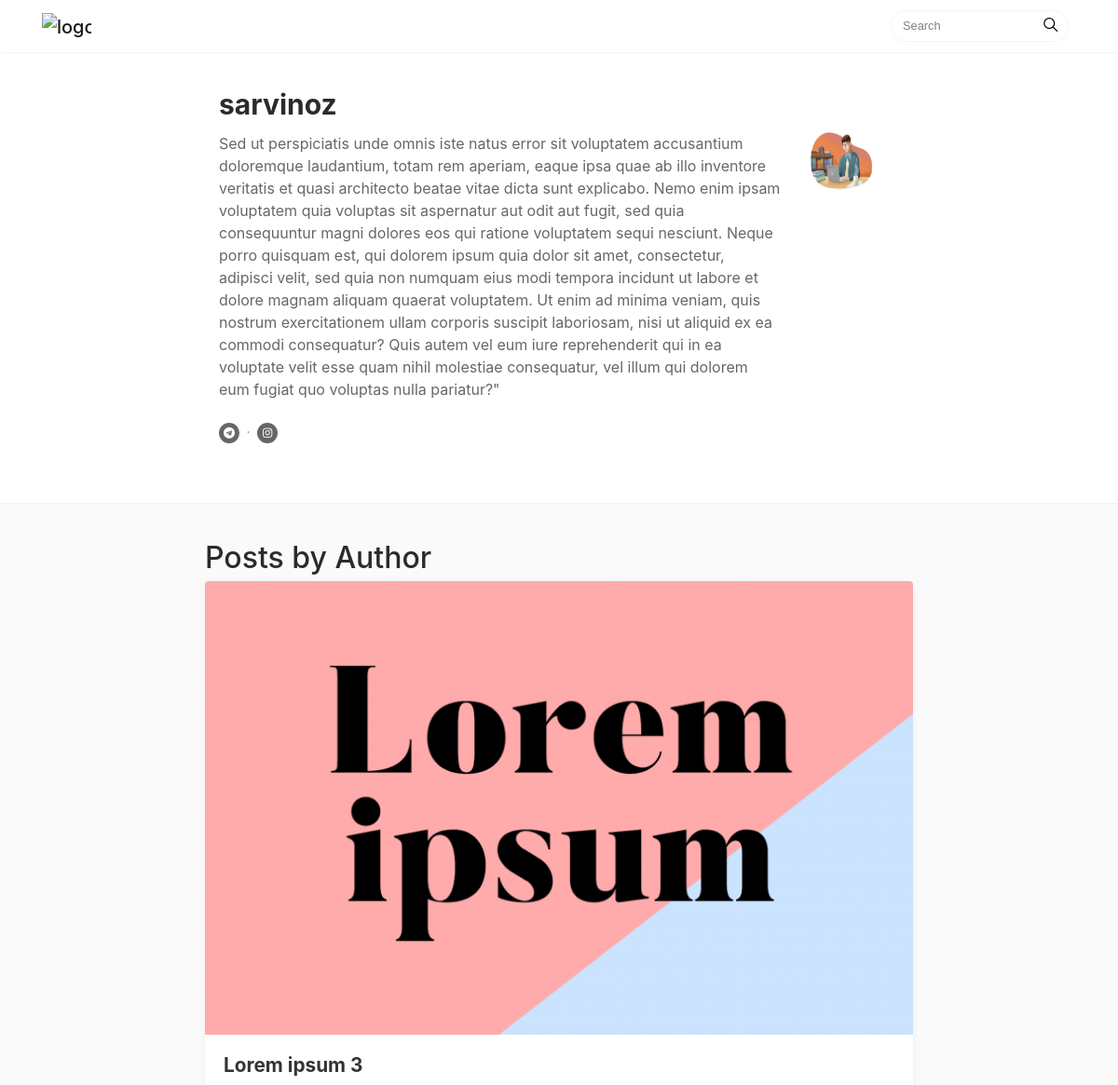
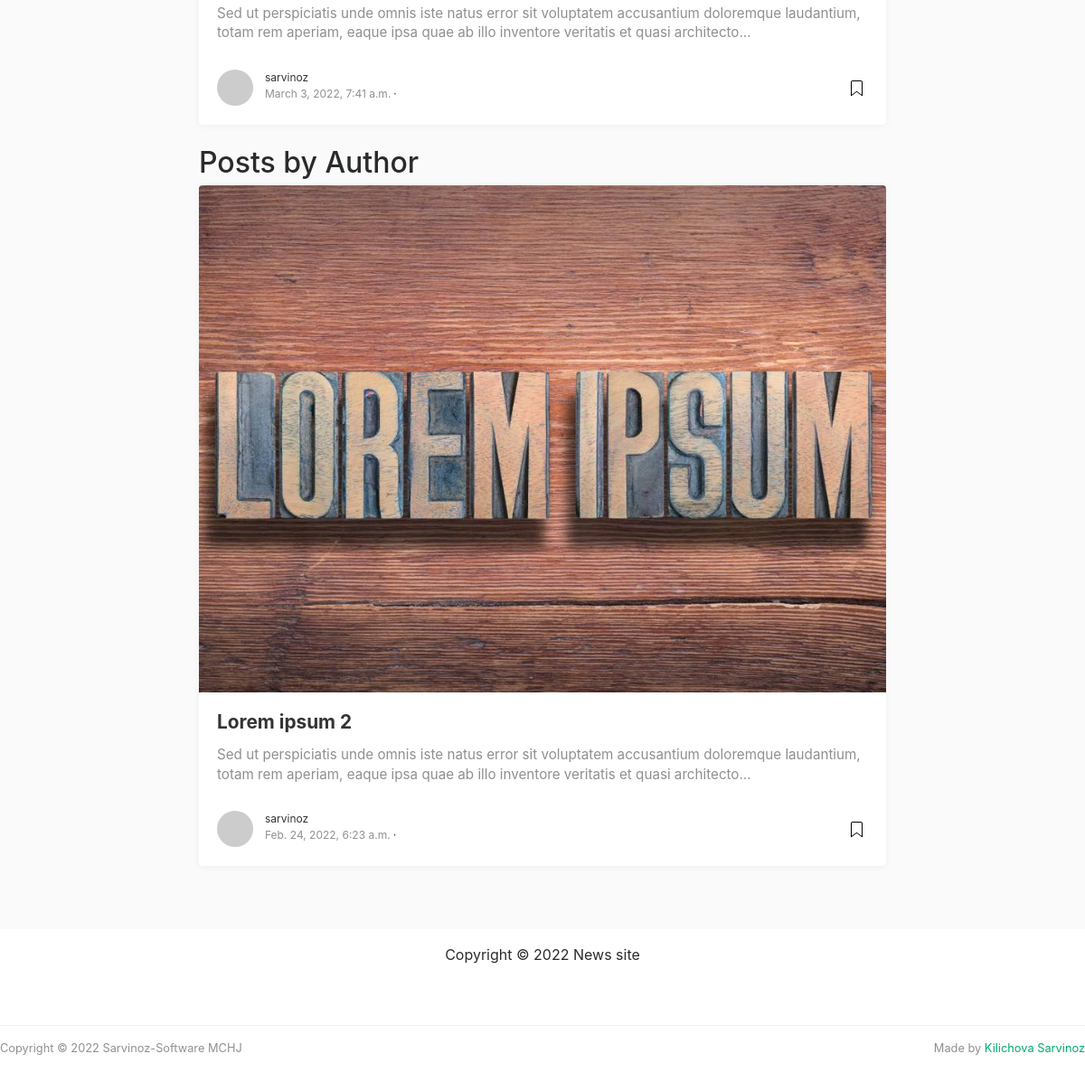
Page /author/sarvinoz/ on the committed database (2 pictures, top to bottom).
### App/models.py (models this page shows, shortened)
class user_profile(models.Model):
  slug =   models.SlugField(max_length=200, unique=True, default=0)
  user = models.OneToOneField(User, null=True, on_delete=models.CASCADE)
  bio = models.TextField()
  picture = models.ImageField(upload_to='images/users', null=True, verbose_name="")
  status = models.IntegerField(default=0)
  def __str__(self):
    return str(self.user)

class Post(models.Model):
  title =  models.CharField(max_length=200, unique=True)
  slug =   models.SlugField(max_length=200, unique=True)
  author = models.ForeignKey(user_profile, null=True,  on_delete=models.CASCADE, related_name='post')
  created_on = models.DateTimeField(auto_now_add=True)
  updated_on = models.DateTimeField(auto_now=True)
  content = models.TextField()
  image= models.ImageField(upload_to='images/', null=True, verbose_name="")
  count = models.IntegerField(default=0)
  status = models.IntegerField(choices=STATUS, default=0)
  class Meta:
    ordering = ['-count']
    ordering = ['-created_on']

### App/views.py (the view)
# urls.py: path('author/<slug:slug>/', views.AuthorView.as_view(), name="author"),
class AuthorView(generic.DetailView):
    model = user_profile
    def get_context_data(self, **kwargs):
      context = super(AuthorView, self).get_context_data(**kwargs)
      return context
    template_name = 'author.html'

### App/templates/author.html (shortened to what this page needs)
{% extends 'base.html' %}
{% block content %}
{% load static %}
<div class="container">
	<div class="row">
		<div class="col-md-2"></div>
		<div class="col-md-8 col-md-offset-2">
			<div class="mainheading">
				<div class="row post-top-meta authorpage">
					<div class="col-md-10 col-xs-12">
						<h1>{{ object.user }}</h1>
						<span class="author-description">{{ object.bio }}</span>
						<div class="sociallinks"><a  target="_blank" href="https://t.me/sarvinoz_kilichova"><i class="fa fa-telegram"></i></a> <span class="dot"></span> <a target="_blank" href="https://instagram.com/kilichova_sarvinoz"><i class="fa fa-instagram"></i></a></div>
					</div>
					<div class="col-md-2 col-xs-12">
						<img class="author-thumb" src="{% static object.picture %}" alt="Sal">
					</div>
				</div>
			</div>
		</div>
	</div>
</div>
<div class="graybg authorpage">
	<div class="container">
		<div class="listrecent listrelated">
			{% for post in user_profile.post.all %}
				<div class="authorpostbox">
					<h2>Posts by Author </h2>
					<div class="card">
						<a href="{% url 'post_detail' post.slug  %}">
						<img class="img-fluid img-thumb" src="{% static post.image %}" alt="">
						</a>
						<div class="card-block">
							<h2 class="card-title"><a href="{% url 'post_detail' post.slug  %}">{{ post.title }}</a></h2>
							<h4 class="card-text">{{post.content|slice:":180"}}...</h4>
							<div class="metafooter">
								<div class="wrapfooter">
									<span class="meta-footer-thumb">
										<a href="#"><img class="author-thumb" src="https://www.gravatar.com/avatar/e56154546cf4be74e393c62d1ae9f9d4?s=250&amp;d=mm&amp;r=x" alt="Sal"></a>
									</span>
									<span class="author-meta">
									<span class="post-name"><a href="#">{{ post.author }}</a></span><br/>
									<span class="post-date">{{ post.created_on}}</span><span class="dot"></span>
									</span>
									<span class="post-read-more"><a href="{% url 'post_detail' post.slug  %}" title="Read Story"></a></span>
								</div>
							</div>
						</div>
					</div>
				</div>
			{% endfor %}
		</div>
	</div>
</div>
{% endblock content %}

### static/css/mediumish.css (style rules this page uses)
body { padding-top:5rem; }
.mainheading { padding:1rem 0rem; }
a { color:#00ab6b; }
a,a:hover { transition:all 0.2s; }
.listfeaturedtag h2.card-title,.listrecent h2.card-title { font-size:1.3rem; font-weight:700; line-height: 1.25; }
.listfeaturedtag h2.card-title a,.listrecent h2.card-title a { color:rgba(0,0,0,.8); }
.listfeaturedtag h4.card-text,.listrecent h4.card-text { color:rgba(0,0,0,.44); font-size:0.95rem; line-height:1.4; font-weight:400; }
.listrecent .wrapfooter { font-size:12px; margin-top:30px; }
.author-thumb { width:40px; height:40px; float:left; margin-right:13px; border-radius:100%; }
.post-top-meta { margin-bottom:2rem; }
.post-top-meta .author-thumb { width:72px; height:72px; }
.post-top-meta.authorpage .author-thumb { margin-top:40px; }
.post-top-meta span { font-size:0.9rem; color:rgba(0,0,0,.44); display:inline-block; }
.post-top-meta .author-description { margin-bottom:5px; margin-top:5px; font-size:0.95rem; }
.author-meta { flex:1 1 auto; white-space:nowrap!important; text-overflow:ellipsis!important; overflow:hidden!important; }
span.post-name,span.post-date,span.author-meta { display:inline-block; }
span.post-date,span.post-read { color:rgba(0,0,0,.44); }
span.post-read-more { align-items:center; display:inline-block; float:right; margin-top:8px; }
span.post-read-more a { color:rgba(0,0,0,.44); }
span.post-name a,span.post-read-more a:hover { color:rgba(0,0,0,.8); }
.dot:after { content:"·"; margin-left:3px; margin-right:3px; }
.graybg { background-color:#fafafa; padding:40px 0 46px; position:relative; }
.listrelated .card { box-shadow:0 1px 7px rgba(0,0,0,.05); border:0; }
.card { border-radius:4px; }
.card .img-thumb { border-top-right-radius:4px; border-top-left-radius:4px; }
.authorpage h1 { font-weight:700; font-size:30px; }
.post-top-meta.authorpage .author-thumb { float:none; }
.authorpage .author-description { font-size:1rem; color:rgba(0,0,0,.6); }
.graybg.authorpage { border-top:1px solid #f0f0f0; }
.authorpostbox { width:760px; margin:0px auto; margin-bottom:1.5rem; max-width:100%; }
.authorpostbox .img-thumb { width:100%; }
.sociallinks { margin:1rem 0; }
.sociallinks a { background:#666; color:#fff; width:22px; height:22px; display:inline-block; text-align:center; line-height:22px; border-radius:50%; font-size:12px; }

### rows in the picture
user_profile: user "sarvinoz", bio "Sed ut perspiciatis unde omnis iste natus error sit voluptatem accusantium doloremque laudantium, totam rem aperiam, eaque ipsa quae ab illo inventore veritatis et quasi architecto beatae vitae dicta sunt explicabo. Nemo enim ipsam voluptatem quia voluptas sit aspernatur aut odit aut fugit, sed quia consequuntur magni dolores eos qui ratione voluptatem sequi nesciunt. Neque porro quisquam est, qui dolorem ipsum quia dolor sit amet, consectetur, adipisci velit, sed quia non numquam eius modi tempora incidunt ut labore et dolore magnam aliquam quaerat voluptatem. Ut enim ad minima veniam, quis nostrum exercitationem ullam corporis suscipit laboriosam, nisi ut aliquid ex ea commodi…", picture (picture)
Post: image (picture), title "Lorem ipsum 3", content "Sed ut perspiciatis unde omnis iste natus error sit voluptatem accusantium doloremque laudantium, totam rem aperiam, eaque ipsa quae ab illo inventore veritatis et quasi architecto", author "sarvinoz", created_on "March 3, 2022, 7:41 a.m."
Post: image (picture), title "Lorem ipsum 2", content "Sed ut perspiciatis unde omnis iste natus error sit voluptatem accusantium doloremque laudantium, totam rem aperiam, eaque ipsa quae ab illo inventore veritatis et quasi architecto", author "sarvinoz", created_on "Feb. 24, 2022, 6:23 a.m."
